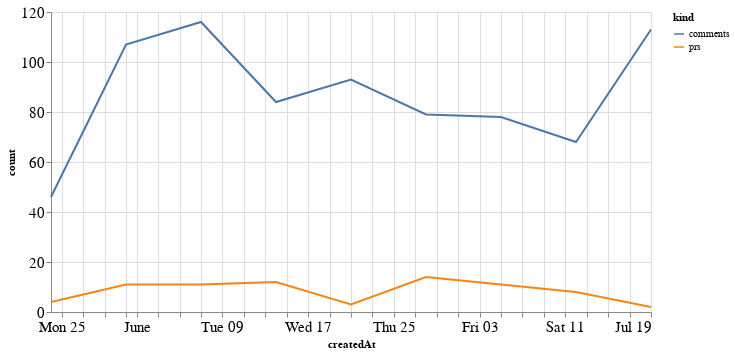

The cell this chart's notebook holds for it:
### Code cell
alt.Chart(total_time, width=600).mark_line().encode(
    x='createdAt',
    y='count',
    color='kind'
)

### Figure 1 — Vega-Lite specification as saved in the notebook (floating-point values rounded to 4 significant figures)
{"config": {"axisLeft": {"labelFontSize": 15}, "axisBottom": {"labelFontSize": 15}}, "data": {"name": "data-47469517b05ed434d47c9dadb9e66ed4"}, "mark": "line", "encoding": {"color": {"type": "nominal", "field": "kind"}, "x": {"type": "temporal", "field": "createdAt"}, "y": {"type": "quantitative", "field": "count"}}, "width": 600, "$schema": "https://vega.github.io/schema/vega-lite/v4.8.1.json", "datasets": {"data-47469517b05ed434d47c9dadb9e66ed4": [{"createdAt": "2020-05-24T00:00:00", "kind": "prs", "count": 4}, {"createdAt": "2020-05-31T00:00:00", "kind": "prs", "count": 11}, {"createdAt": "2020-06-07T00:00:00", "kind": "prs", "count": 11}, {"createdAt": "2020-06-14T00:00:00", "kind": "prs", "count": 12}, {"createdAt": "2020-06-21T00:00:00", "kind": "prs", "count": 3}, {"createdAt": "2020-06-28T00:00:00", "kind": "prs", "count": 14}, {"createdAt": "2020-07-05T00:00:00", "kind": "prs", "count": 11}, {"createdAt": "2020-07-12T00:00:00", "kind": "prs", "count": 8}, {"createdAt": "2020-07-19T00:00:00", "kind": "prs", "count": 2}, {"createdAt": "2020-05-24T00:00:00", "kind": "comments", "count": 46}, {"createdAt": "2020-05-31T00:00:00", "kind": "comments", "count": 107}, {"createdAt": "2020-06-07T00:00:00", "kind": "comments", "count": 116}, {"createdAt": "2020-06-14T00:00:00", "kind": "comments", "count": 84}, {"createdAt": "2020-06-21T00:00:00", "kind": "comments", "count": 93}, {"createdAt": "2020-06-28T00:00:00", "kind": "comments", "count": 79}, {"createdAt": "2020-07-05T00:00:00", "kind": "comments", "count": 78}, {"createdAt": "2020-07-12T00:00:00", "kind": "comments", "count": 68}, {"createdAt": "2020-07-19T00:00:00", "kind": "comments", "count": 113}]}}
